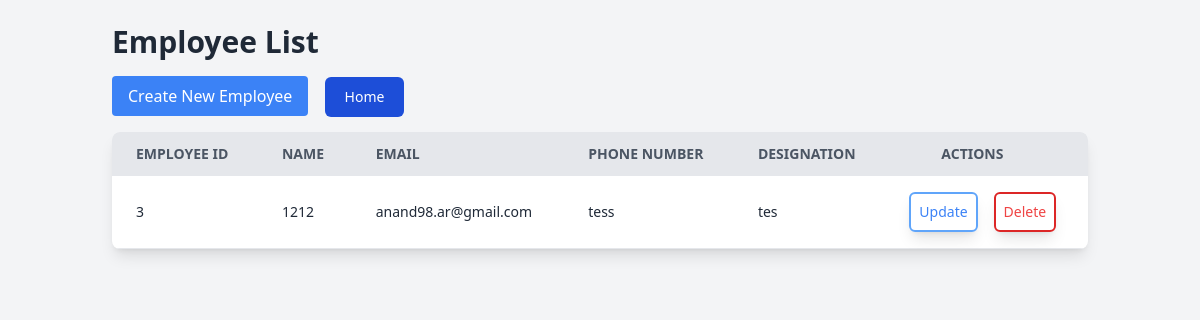
The page /api/employee/ on the database as committed earlier.
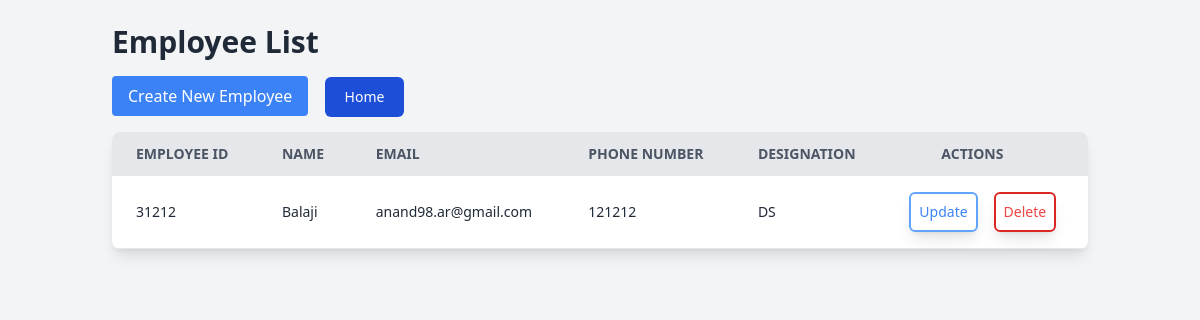
The same page on the database as committed later.
### tasks/models.py (models this page shows, shortened)
class Employee(models.Model):
    empId = models.IntegerField(unique=True)
    empName = models.CharField(max_length=100)
    phoneNumber = models.CharField(max_length=15)
    emailId = models.EmailField()
    designation = models.CharField(max_length=50)

### tasks/views.py (the view)
# urls.py: path("", views.employee_list, name="employee_list"),
def employee_list(request):
    employees = Employee.objects.all()
    return render(request, "employee_list.html", {"employees": employees})

### templates/employee_list.html (shortened to what this page needs)
<!DOCTYPE html>
<html lang="en">
<head>
    <script src="https://cdn.tailwindcss.com"></script>
</head>
<body class="bg-gray-100 font-sans">
    <div class="container mx-auto p-6">
        <h1 class="text-3xl font-bold text-gray-800 mb-4">Employee List</h1>
        <a href="{% url 'create_employee' %}" class="bg-blue-500 text-white px-4 py-2 rounded hover:bg-blue-600 mb-4 inline-block">
            Create New Employee
        </a>
        <button type="button" onclick="window.location.href='{% url 'home' %}'" class="text-white bg-blue-700 hover:bg-blue-800 focus:outline-none focus:ring-4 focus:ring-blue-300 font-medium rounded-md ml-3 text-sm px-5 py-2.5 text-center mr-2 mb-2 dark:bg-blue-600 dark:hover:bg-blue-700 dark:focus:ring-blue-800">Home</button>
        <div class="overflow-x-auto bg-white shadow-lg rounded-lg">
            <table class="min-w-full text-left table-auto">
                <thead>
                    <tr class="bg-gray-200 text-gray-600">
                        <th class="px-6 py-3 text-sm font-semibold uppercase">Employee ID</th>
                        <th class="px-6 py-3 text-sm font-semibold uppercase">Name</th>
                        <th class="px-6 py-3 text-sm font-semibold uppercase">Email</th>
                        <th class="px-6 py-3 text-sm font-semibold uppercase">Phone Number</th>
                        <th class="px-6 py-3 text-sm font-semibold uppercase">Designation</th>
                        <th class="pl-14 text-sm font-semibold uppercase">Actions</th>
                    </tr>
                </thead>
                <tbody>
                    {% for employee in employees %}
                    <tr class="border-b border-gray-200">
                        <td class="px-6 py-4 text-sm text-gray-800">{{ employee.empId }}</td>
                        <td class="px-6 py-4 text-sm text-gray-800">{{ employee.empName }}</td>
                        <td class="px-6 py-4 text-sm text-gray-800">{{ employee.emailId }}</td>
                        <td class="px-6 py-4 text-sm text-gray-800">{{ employee.phoneNumber }}</td>
                        <td class="px-6 py-4 text-sm text-gray-800">{{ employee.designation }}</td>
                        <td class="px-6 py-4 text-sm text-gray-800 flex space-x-4">
                            <a href="{% url 'update_employee' employee.empId %}" class="text-blue-500 p-2 rounded-md border-solid border-2 border-blue-400 shadow-lg hover:text-blue-700">
                                Update
                            </a>
                            <form action="{% url 'delete_employee' employee.empId %}" method="POST" class="inline">
                                <button type="submit" class="text-red-500 rounded-md border-solid border-2 border-red-600 p-2 shadow-lg hover:text-red-700">
                                    Delete
                                </button>
                            </form>
                        </td>
                    </tr>
                    {% endfor %}
                </tbody>
            </table>
        </div>
    </div>
</body>
</html>

Rows that differ between the two databases and show on the page:
removed Employee: empId "3", empName "1212", emailId "anand98.ar@gmail.com", phoneNumber "tess", designation "tes"
added Employee: empId "31212", empName "Balaji", emailId "anand98.ar@gmail.com", phoneNumber "121212", designation "DS"
